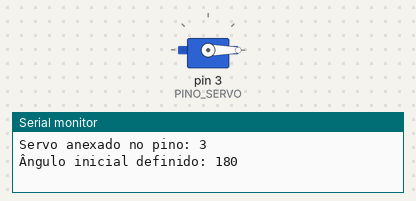
Bench run of a sketch on a simulated Arduino Uno, built with avr-gcc and run on an emulated ATmega328P. On the bench: servo, the last lines printed to the serial monitor.

Above: at 0.55 s.
At 2.3 s:
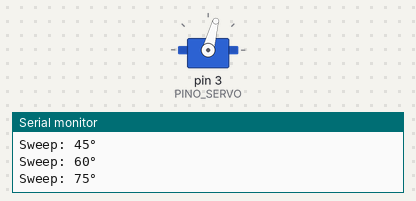
At 4.1 s:
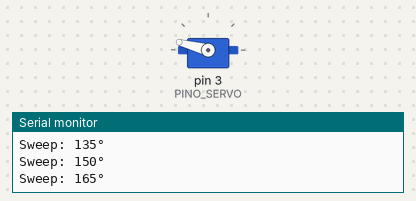
At 7.7 s:
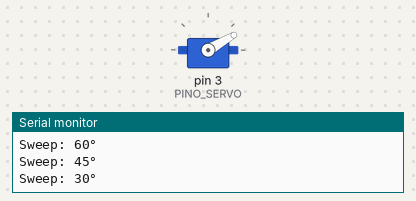
Timing chart, 0 to 10.7 s (numbered marks = the images above):
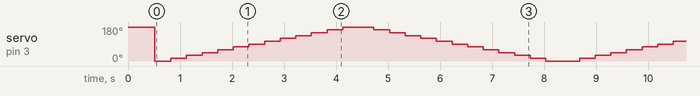

The sketch:

debug_servo_h2.ino
```cpp
/**
 * debug_servo_h2.ino — Código simples para testar e calibrar o servo da válvula da célula de combustível.
 *
 * Coloque este arquivo na pasta Testes/debug_servo_h2/.
 * Carregue no Arduino UNO do H2 (com o servo conectado no pino 5).
 *
 * Funcionamento:
 *   1. Permite testar ângulos específicos via Monitor Serial (envie um número de 0 a 180).
 *   2. Permite rodar uma varredura automática (sweep) digitando 's'.
 *   3. Mostra dicas sobre alimentação e conexões físicas caso o servo não responda.
 */

#include <Servo.h>

const int PINO_SERVO = 3;  // Pino físico do servo (D5)
Servo servoTeste;

int anguloAtual = 180;     // Estado seguro inicial (válvula fechada)
bool modoVarredura = false; // Se true, o servo fica girando de 0 a 180 continuamente

void setup() {
  Serial.begin(9600);

  // Inicializa o servo no pino 5
  servoTeste.attach(PINO_SERVO);
  servoTeste.write(anguloAtual);

  Serial.println("\n==================================================");
  Serial.println("   DEBUG DO SERVO MOTOR — SISTEMA DE HIDROGÊNIO   ");
  Serial.println("==================================================");
  Serial.println("Envie comandos pelo Monitor Serial (com terminação Nova Linha/NL):");
  Serial.println("  - Um número entre 0 e 180 (ex: '90', '0', '180') para mover para o ângulo.");
  Serial.println("  - 's' para iniciar/parar a varredura automática (sweep).");
  Serial.println("  - 'info' para ver instruções de ligação física e problemas comuns.");
  Serial.println("--------------------------------------------------");
  Serial.print("Servo anexado no pino: ");
  Serial.println(PINO_SERVO);
  Serial.print("Ângulo inicial definido: ");
  Serial.println(anguloAtual);
}

void printDicasDebug() {
  Serial.println("\n--- DICAS PARA DIAGNÓSTICO DO SERVO ---");
  Serial.println("1. Alimentação Externa (Crítico):");
  Serial.println("   Servos consomem picos de corrente de 500mA a 1A. Se alimentado diretamente");
  Serial.println("   pelo pino 5V do Arduino (via USB), ele pode não se mover ou resetar a placa.");
  Serial.println("   Recomenda-se alimentar o servo com fonte externa de 5V ou 6V (garantindo que");
  Serial.println("   o GND da fonte externa esteja conectado ao GND do Arduino!).");
  Serial.println("2. Conexão Física dos Cabos:");
  Serial.println("   - Fio Escuro (Preto ou Marrom)  -> GND");
  Serial.println("   - Fio Vermelho                  -> 5V (ou VCC da fonte externa)");
  Serial.println("   - Fio Claro (Amarelo ou Laranja) -> Pino de Sinal (D5)");
  Serial.println("3. Ruído mecânico:");
  Serial.println("   Se o servo tremer ou fizer barulho mas não girar, pode ser falta de corrente");
  Serial.println("   na alimentação ou o ângulo enviado está tentando ir além do limite físico do servo.");
  Serial.println("--------------------------------------\n");
}

void loop() {
  // --- 1. Processa entrada serial do usuário ---


    // Roda de 0 a 180
    for (int pos = 0; pos <= 180; pos += 15) {
      if (Serial.available() > 0) break; // Interrompe se o usuário mandar comando
      servoTeste.write(pos);
      Serial.print("Sweep: "); Serial.print(pos); Serial.println("°");
      delay(300);
    }
    // Roda de 180 a 0
    for (int pos = 180; pos >= 0; pos -= 15) {
      if (Serial.available() > 0) break; // Interrompe se o usuário mandar comando
      servoTeste.write(pos);
      Serial.print("Sweep: "); Serial.print(pos); Serial.println("°");
      delay(300);
    }


  delay(50);
}
```
